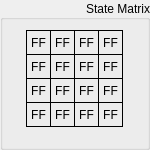
   <widget class="QGroupBox" name="groupState">
    <property name="geometry">
     <rect>
      <x>240</x>
      <y>210</y>
      <width>150</width>
      <height>150</height>
     </rect>
    </property>
    <property name="title">
     <string>State Matrix</string>
    </property>
    <property name="alignment">
     <set>Qt::AlignRight|Qt::AlignTrailing|Qt::AlignVCenter</set>
    </property>
    <widget class="QLabel" name="stateByte15">
     <property name="geometry">
      <rect>
       <x>98</x>
       <y>102</y>
       <width>25</width>
       <height>25</height>
      </rect>
     </property>
     <property name="sizePolicy">
      <sizepolicy hsizetype="Fixed" vsizetype="Fixed">
       <horstretch>0</horstretch>
       <verstretch>0</verstretch>
      </sizepolicy>
     </property>
     <property name="font">
      <font>
       <kerning>true</kerning>
      </font>
     </property>
     <property name="layoutDirection">
      <enum>Qt::LeftToRight</enum>
     </property>
     <property name="styleSheet">
      <string notr="true">QLabel {
	 border-width: 1px;
     border-style: solid;
     border-color: black;
}</string>
     </property>
     <property name="text">
      <string>FF</string>
     </property>
     <property name="alignment">
      <set>Qt::AlignCenter</set>
     </property>
    </widget>
    <widget class="QLabel" name="stateByte07">
     <property name="geometry">
      <rect>
       <x>50</x>
       <y>102</y>
       <width>25</width>
       <height>25</height>
      </rect>
     </property>
     <property name="sizePolicy">
      <sizepolicy hsizetype="Fixed" vsizetype="Fixed">
       <horstretch>0</horstretch>
       <verstretch>0</verstretch>
      </sizepolicy>
     </property>
     <property name="font">
      <font>
       <kerning>true</kerning>
      </font>
     </property>
     <property name="layoutDirection">
      <enum>Qt::LeftToRight</enum>
     </property>
     <property name="styleSheet">
      <string notr="true">QLabel {
	 border-width: 1px;
     border-style: solid;
     border-color: black;
}</string>
     </property>
     <property name="text">
      <string>FF</string>
     </property>
     <property name="alignment">
      <set>Qt::AlignCenter</set>
     </property>
    </widget>
    <widget class="QLabel" name="stateByte06">
     <property name="geometry">
      <rect>
       <x>50</x>
       <y>78</y>
       <width>25</width>
       <height>25</height>
      </rect>
     </property>
     <property name="sizePolicy">
      <sizepolicy hsizetype="Fixed" vsizetype="Fixed">
       <horstretch>0</horstretch>
       <verstretch>0</verstretch>
      </sizepolicy>
     </property>
     <property name="font">
      <font>
       <kerning>true</kerning>
      </font>
     </property>
     <property name="layoutDirection">
      <enum>Qt::LeftToRight</enum>
     </property>
     <property name="styleSheet">
      <string notr="true">QLabel {
	 border-width: 1px;
     border-style: solid;
     border-color: black;
}</string>
     </property>
     <property name="text">
      <string>FF</string>
     </property>
     <property name="alignment">
      <set>Qt::AlignCenter</set>
     </property>
    </widget>
    <widget class="QLabel" name="stateByte11">
     <property name="geometry">
      <rect>
       <x>74</x>
       <y>102</y>
       <width>25</width>
       <height>25</height>
      </rect>
     </property>
     <property name="sizePolicy">
      <sizepolicy hsizetype="Fixed" vsizetype="Fixed">
       <horstretch>0</horstretch>
       <verstretch>0</verstretch>
      </sizepolicy>
     </property>
     <property name="font">
      <font>
       <kerning>true</kerning>
      </font>
     </property>
     <property name="layoutDirection">
      <enum>Qt::LeftToRight</enum>
     </property>
     <property name="styleSheet">
      <string notr="true">QLabel {
	 border-width: 1px;
     border-style: solid;
     border-color: black;
}</string>
     </property>
     <property name="text">
      <string>FF</string>
     </property>
     <property name="alignment">
      <set>Qt::AlignCenter</set>
     </property>
    </widget>
    <widget class="QLabel" name="stateByte03">
     <property name="geometry">
      <rect>
       <x>26</x>
       <y>102</y>
       <width>25</width>
       <height>25</height>
      </rect>
     </property>
     <property name="sizePolicy">
      <sizepolicy hsizetype="Fixed" vsizetype="Fixed">
       <horstretch>0</horstretch>
       <verstretch>0</verstretch>
      </sizepolicy>
     </property>
     <property name="font">
      <font>
       <kerning>true</kerning>
      </font>
     </property>
     <property name="layoutDirection">
      <enum>Qt::LeftToRight</enum>
     </property>
     <property name="styleSheet">
      <string notr="true">QLabel {
	 border-width: 1px;
     border-style: solid;
     border-color: black;
}</string>
     </property>
     <property name="text">
      <string>FF</string>
     </property>
     <property name="alignment">
      <set>Qt::AlignCenter</set>
     </property>
    </widget>
    <widget class="QLabel" name="stateByte10">
     <property name="geometry">
      <rect>
       <x>74</x>
       <y>78</y>
       <width>25</width>
       <height>25</height>
      </rect>
     </property>
     <property name="sizePolicy">
      <sizepolicy hsizetype="Fixed" vsizetype="Fixed">
       <horstretch>0</horstretch>
       <verstretch>0</verstretch>
      </sizepolicy>
     </property>
     <property name="font">
      <font>
       <kerning>true</kerning>
      </font>
     </property>
     <property name="layoutDirection">
      <enum>Qt::LeftToRight</enum>
     </property>
     <property name="styleSheet">
      <string notr="true">QLabel {
	 border-width: 1px;
     border-style: solid;
     border-color: black;
}</string>
     </property>
     <property name="text">
      <string>FF</string>
     </property>
     <property name="alignment">
      <set>Qt::AlignCenter</set>
     </property>
    </widget>
    <widget class="QLabel" name="stateByte12">
     <property name="geometry">
      <rect>
       <x>98</x>
       <y>30</y>
       <width>25</width>
       <height>25</height>
      </rect>
     </property>
     <property name="sizePolicy">
      <sizepolicy hsizetype="Fixed" vsizetype="Fixed">
       <horstretch>0</horstretch>
       <verstretch>0</verstretch>
      </sizepolicy>
     </property>
     <property name="font">
      <font>
       <kerning>true</kerning>
      </font>
     </property>
     <property name="layoutDirection">
      <enum>Qt::LeftToRight</enum>
     </property>
     <property name="styleSheet">
      <string notr="true">QLabel {
	 border-width: 1px;
     border-style: solid;
     border-color: black;
}</string>
     </property>
     <property name="text">
      <string>FF</string>
     </property>
     <property name="alignment">
      <set>Qt::AlignCenter</set>
     </property>
    </widget>
    <widget class="QLabel" name="stateByte13">
     <property name="geometry">
      <rect>
       <x>98</x>
       <y>54</y>
       <width>25</width>
       <height>25</height>
      </rect>
     </property>
     <property name="sizePolicy">
      <sizepolicy hsizetype="Fixed" vsizetype="Fixed">
       <horstretch>0</horstretch>
       <verstretch>0</verstretch>
      </sizepolicy>
     </property>
     <property name="font">
      <font>
       <kerning>true</kerning>
      </font>
     </property>
     <property name="layoutDirection">
      <enum>Qt::LeftToRight</enum>
     </property>
     <property name="styleSheet">
      <string notr="true">QLabel {
	 border-width: 1px;
     border-style: solid;
     border-color: black;
}</string>
     </property>
     <property name="text">
      <string>FF</string>
     </property>
     <property name="alignment">
      <set>Qt::AlignCenter</set>
     </property>
    </widget>
    <widget class="QLabel" name="stateByte05">
     <property name="geometry">
      <rect>
       <x>50</x>
       <y>54</y>
       <width>25</width>
       <height>25</height>
      </rect>
     </property>
     <property name="sizePolicy">
      <sizepolicy hsizetype="Fixed" vsizetype="Fixed">
       <horstretch>0</horstretch>
       <verstretch>0</verstretch>
      </sizepolicy>
     </property>
     <property name="font">
      <font>
       <kerning>true</kerning>
      </font>
     </property>
     <property name="layoutDirection">
      <enum>Qt::LeftToRight</enum>
     </property>
     <property name="styleSheet">
      <string notr="true">QLabel {
	 border-width: 1px;
     border-style: solid;
     border-color: black;
}</string>
     </property>
     <property name="text">
      <string>FF</string>
     </property>
     <property name="alignment">
      <set>Qt::AlignCenter</set>
     </property>
    </widget>
    <widget class="QLabel" name="stateByte02">
     <property name="geometry">
      <rect>
       <x>26</x>
       <y>78</y>
       <width>25</width>
       <height>25</height>
      </rect>
     </property>
     <property name="sizePolicy">
      <sizepolicy hsizetype="Fixed" vsizetype="Fixed">
       <horstretch>0</horstretch>
       <verstretch>0</verstretch>
      </sizepolicy>
     </property>
     <property name="font">
      <font>
       <kerning>true</kerning>
      </font>
     </property>
     <property name="layoutDirection">
      <enum>Qt::LeftToRight</enum>
     </property>
     <property name="styleSheet">
      <string notr="true">QLabel {
	 border-width: 1px;
     border-style: solid;
     border-color: black;
}</string>
     </property>
     <property name="text">
      <string>FF</string>
     </property>
     <property name="alignment">
      <set>Qt::AlignCenter</set>
     </property>
    </widget>
    <widget class="QLabel" name="stateByte08">
     <property name="geometry">
      <rect>
       <x>74</x>
       <y>30</y>
       <width>25</width>
       <height>25</height>
      </rect>
     </property>
     <property name="sizePolicy">
      <sizepolicy hsizetype="Fixed" vsizetype="Fixed">
       <horstretch>0</horstretch>
       <verstretch>0</verstretch>
      </sizepolicy>
     </property>
     <property name="font">
      <font>
       <kerning>true</kerning>
      </font>
     </property>
     <property name="layoutDirection">
      <enum>Qt::LeftToRight</enum>
     </property>
     <property name="styleSheet">
      <string notr="true">QLabel {
	 border-width: 1px;
     border-style: solid;
     border-color: black;
}</string>
     </property>
     <property name="text">
      <string>FF</string>
     </property>
     <property name="alignment">
      <set>Qt::AlignCenter</set>
     </property>
    </widget>
    <widget class="QLabel" name="stateByte00">
     <property name="geometry">
      <rect>
       <x>26</x>
       <y>30</y>
       <width>25</width>
       <height>25</height>
      </rect>
     </property>
     <property name="sizePolicy">
      <sizepolicy hsizetype="Fixed" vsizetype="Fixed">
       <horstretch>0</horstretch>
       <verstretch>0</verstretch>
      </sizepolicy>
     </property>
     <property name="font">
      <font>
       <kerning>true</kerning>
      </font>
     </property>
     <property name="layoutDirection">
      <enum>Qt::LeftToRight</enum>
     </property>
     <property name="styleSheet">
      <string notr="true">QLabel {
	 border-width: 1px;
     border-style: solid;
     border-color: black;
}</string>
     </property>
     <property name="text">
      <string>FF</string>
     </property>
     <property name="alignment">
      <set>Qt::AlignCenter</set>
     </property>
    </widget>
    <widget class="QLabel" name="stateByte01">
     <property name="geometry">
      <rect>
       <x>26</x>
       <y>54</y>
       <width>25</width>
       <height>25</height>
      </rect>
     </property>
     <property name="sizePolicy">
      <sizepolicy hsizetype="Fixed" vsizetype="Fixed">
       <horstretch>0</horstretch>
       <verstretch>0</verstretch>
      </sizepolicy>
     </property>
     <property name="font">
      <font>
       <kerning>true</kerning>
      </font>
     </property>
     <property name="layoutDirection">
      <enum>Qt::LeftToRight</enum>
     </property>
     <property name="styleSheet">
      <string notr="true">QLabel {
	 border-width: 1px;
     border-style: solid;
     border-color: black;
}</string>
     </property>
     <property name="text">
      <string>FF</string>
     </property>
     <property name="alignment">
      <set>Qt::AlignCenter</set>
     </property>
    </widget>
    <widget class="QLabel" name="stateByte14">
     <property name="geometry">
      <rect>
       <x>98</x>
       <y>78</y>
       <width>25</width>
       <height>25</height>
      </rect>
     </property>
     <property name="sizePolicy">
      <sizepolicy hsizetype="Fixed" vsizetype="Fixed">
       <horstretch>0</horstretch>
       <verstretch>0</verstretch>
      </sizepolicy>
     </property>
     <property name="font">
      <font>
       <kerning>true</kerning>
      </font>
     </property>
     <property name="layoutDirection">
      <enum>Qt::LeftToRight</enum>
     </property>
     <property name="styleSheet">
      <string notr="true">QLabel {
	 border-width: 1px;
     border-style: solid;
     border-color: black;
}</string>
     </property>
     <property name="text">
      <string>FF</string>
     </property>
     <property name="alignment">
      <set>Qt::AlignCenter</set>
     </property>
    </widget>
    <widget class="QLabel" name="stateByte04">
     <property name="geometry">
      <rect>
       <x>50</x>
       <y>30</y>
       <width>25</width>
       <height>25</height>
      </rect>
     </property>
     <property name="sizePolicy">
      <sizepolicy hsizetype="Fixed" vsizetype="Fixed">
       <horstretch>0</horstretch>
       <verstretch>0</verstretch>
      </sizepolicy>
     </property>
     <property name="font">
      <font>
       <kerning>true</kerning>
      </font>
     </property>
     <property name="layoutDirection">
      <enum>Qt::LeftToRight</enum>
     </property>
     <property name="styleSheet">
      <string notr="true">QLabel {
	 border-width: 1px;
     border-style: solid;
     border-color: black;
}</string>
     </property>
     <property name="text">
      <string>FF</string>
     </property>
     <property name="alignment">
      <set>Qt::AlignCenter</set>
     </property>
    </widget>
    <widget class="QLabel" name="stateByte09">
     <property name="geometry">
      <rect>
       <x>74</x>
       <y>54</y>
       <width>25</width>
       <height>25</height>
      </rect>
     </property>
     <property name="sizePolicy">
      <sizepolicy hsizetype="Fixed" vsizetype="Fixed">
       <horstretch>0</horstretch>
       <verstretch>0</verstretch>
      </sizepolicy>
     </property>
     <property name="font">
      <font>
       <kerning>true</kerning>
      </font>
     </property>
     <property name="layoutDirection">
      <enum>Qt::LeftToRight</enum>
     </property>
     <property name="styleSheet">
      <string notr="true">QLabel {
	 border-width: 1px;
     border-style: solid;
     border-color: black;
}</string>
     </property>
     <property name="text">
      <string>FF</string>
     </property>
     <property name="alignment">
      <set>Qt::AlignCenter</set>
     </property>
    </widget>
   </widget>
